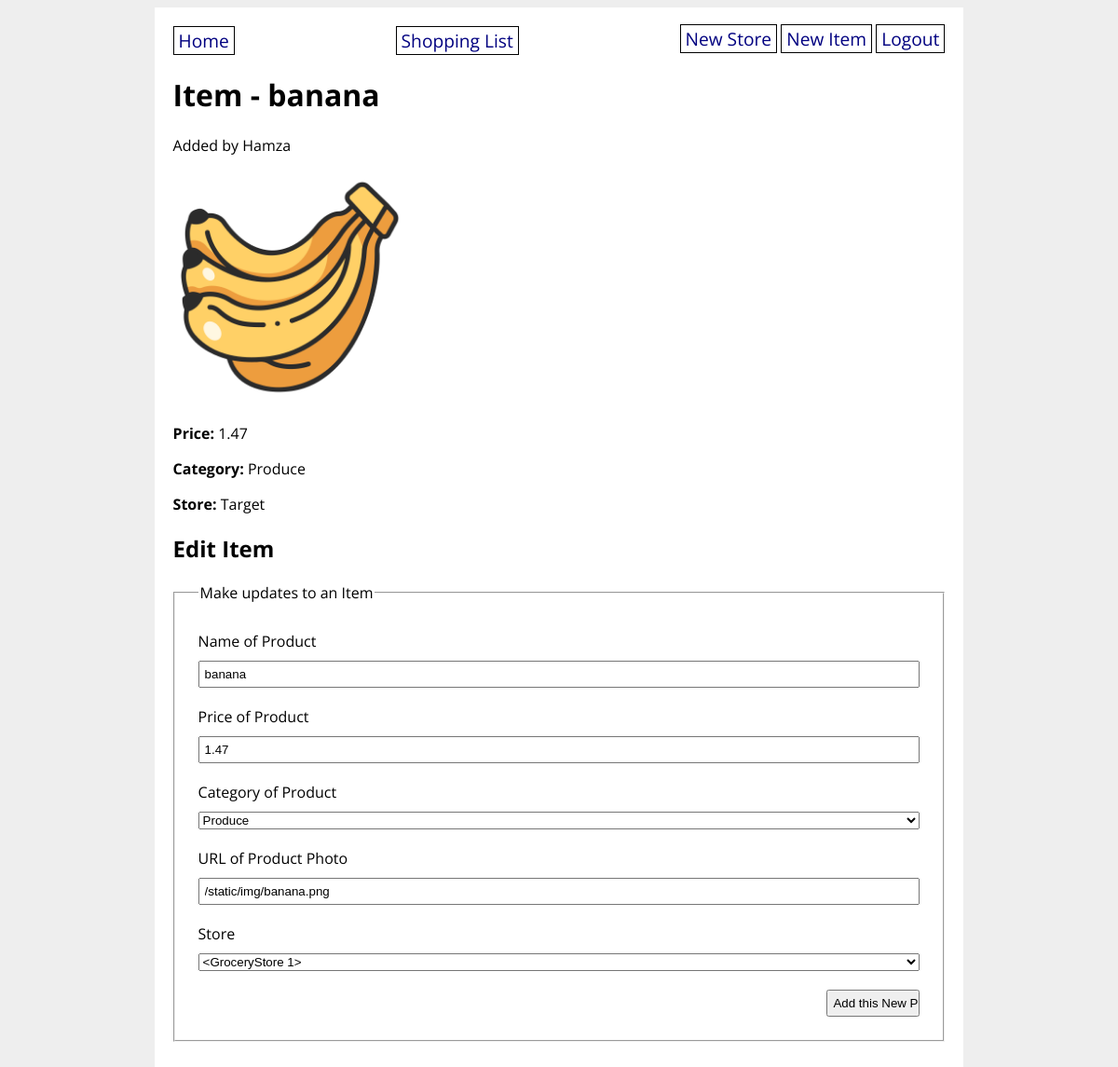
Before: /item/1 (signed in) with the older database file.
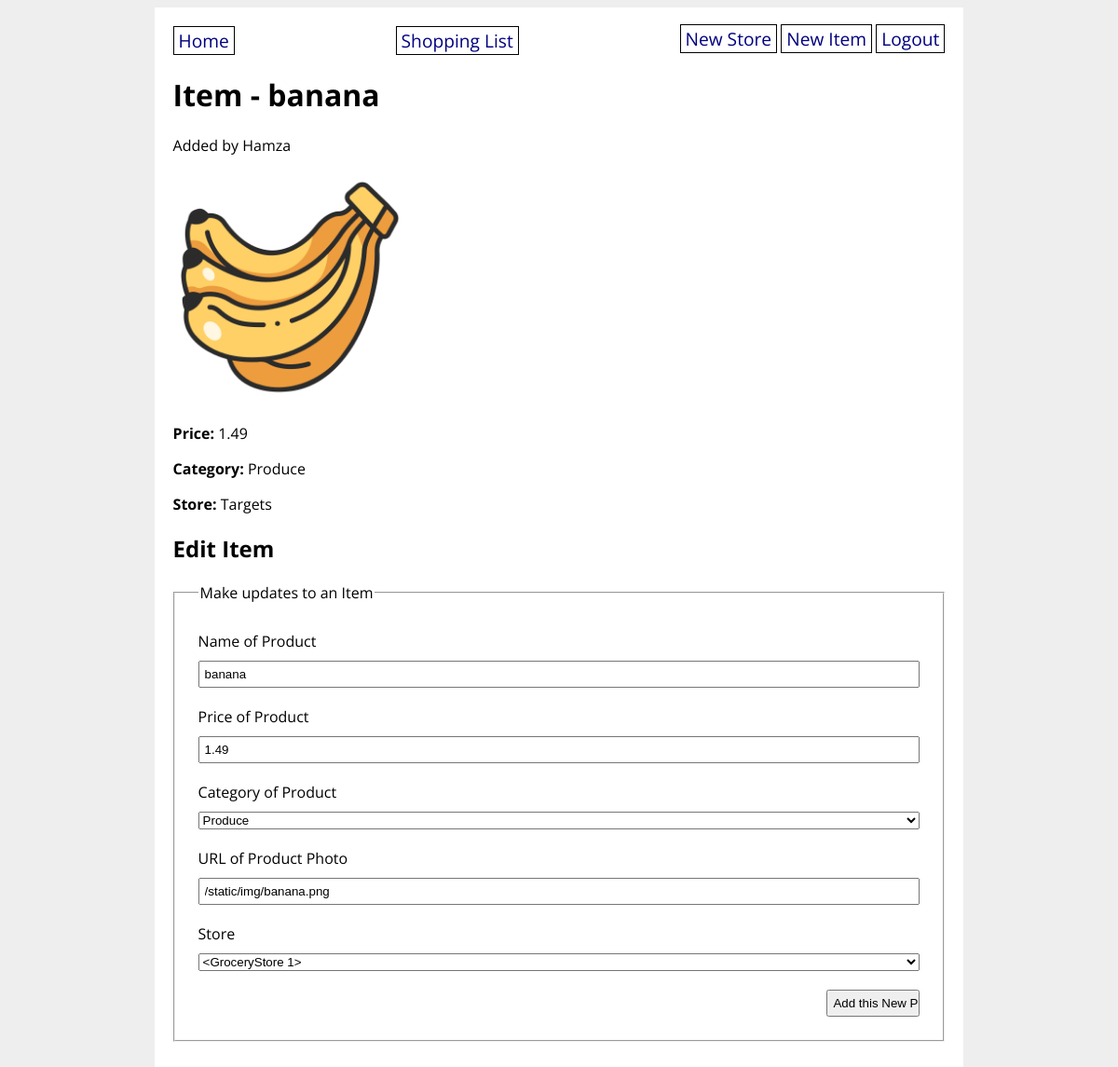
After: the same page with the newer database file.
### grocery_app/models.py (models this page shows)
class GroceryItem(db.Model):
    id = db.Column(db.Integer, primary_key=True)
    name = db.Column(db.String(80), nullable=False)
    price = db.Column(db.Float(precision=2), nullable=False)
    category = db.Column(db.Enum(ItemCategory), default=ItemCategory.OTHER)
    photo_url = db.Column(URLType)
    store_id = db.Column(
        db.Integer, db.ForeignKey('grocery_store.id'), nullable=False)
    store = db.relationship('GroceryStore', back_populates='items')
    created_by_id = db.Column(db.Integer, db.ForeignKey('user.id'))
    created_by = db.relationship('User')
    users_shopping_lists = db.relationship('User', secondary='user_shopping_list')

class GroceryStore(db.Model):
    id = db.Column(db.Integer, primary_key=True)
    title = db.Column(db.String(80), nullable=False)
    address = db.Column(db.String(200), nullable=False)
    items = db.relationship('GroceryItem', back_populates='store')
    created_by_id = db.Column(db.Integer, db.ForeignKey('user.id'))
    created_by = db.relationship('User')

### grocery_app/routes.py (the view, shortened to what this page needs)
@main.route('/item/<item_id>', methods=['GET', 'POST'])
@login_required
def item_detail(item_id):
    item = GroceryItem.query.filter_by(id=item_id).one()
    form = GroceryItemForm(obj=item)
    item = GroceryItem.query.filter_by(id=item_id).one()
    return render_template('item_detail.html', item=item, form=form)

### grocery_app/forms.py
class GroceryItemForm(FlaskForm):
    name = StringField('Name of Product', validators=[DataRequired(), Length(min=3, max=80)])
    price = FloatField('Price of Product', validators=[DataRequired()])
    category = SelectField('Category of Product', choices=ItemCategory.choices())
    photo_url = StringField('URL of Product Photo')
    store = QuerySelectField('Store', query_factory=lambda: GroceryStore.query, allow_blank=False)
    submit = SubmitField('Add this New Product')

### grocery_app/__init__.py (called while the page is built)
@login_manager.user_loader
def load_user(user_id):
    return User.query.get(user_id)

### grocery_app/utils.py (called while the page is built)
    def __str__(self):
        return str(self.value)

### grocery_app/templates/item_detail.html
{% extends 'base.html' %}
{% block content %}
<h1>Item - {{ item.name }}</h1>
<p>Added by {{ item.created_by.username }}</p>
<p><img src="{{ item.photo_url }}" width="250px" height="250px"></p>
<p><strong>Price:</strong> {{ item.price }}</p>
<p><strong>Category:</strong> {{ item.category }}</p>
<p><strong>Store:</strong> {{ item.store.title }}</p>
<h2>Edit Item</h2>
<form method="POST" action="{{ url_for('main.item_detail', item_id=item.id) }}">
    {% include 'partials/item_form.html' %}
</form>
{% endblock %}

### grocery_app/templates/partials/item_form.html (shortened to what this page needs)
<fieldset>
    <legend>Make updates to an Item</legend>
    {{form.name.label}}
    {{form.name}}
    {{form.price.label}}
    {{form.price}}
    {{form.category.label}}
    {{form.category}}
    {{form.photo_url.label}}
    {{form.photo_url}}
    {{form.store.label}}
    {{form.store}}
    {{form.submit}}
</fieldset>

Changed rows visible on the page:
changed GroceryItem "banana": price "1.47" → "1.49"
changed GroceryStore: store "Target" → "Targets"
